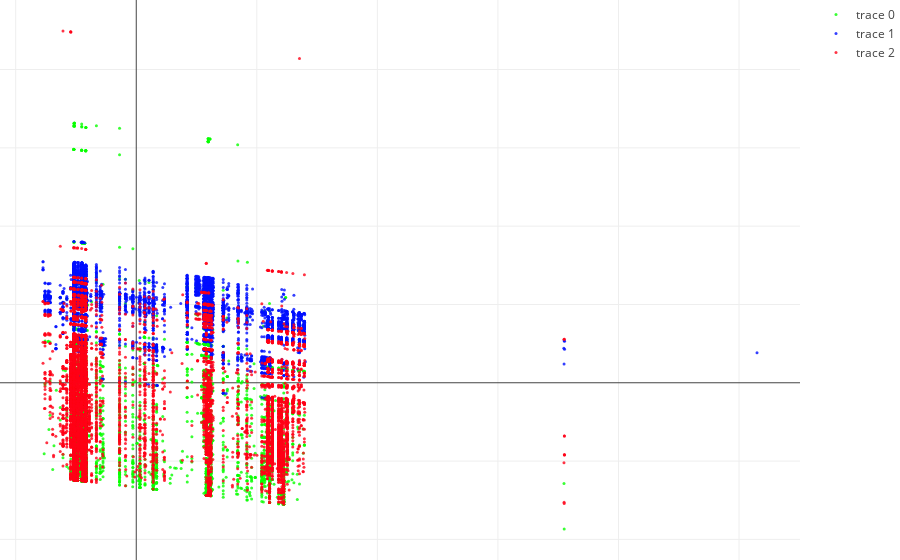

Notebook code cell kept with this figure:
### Code cell
drawFrame(data, Y_sklearn, 'saiu')

### Figure 1 — Plotly figure (JSON) as saved in the notebook; plotly's stock layout.template omitted (floating-point values rounded to 4 significant figures; data arrays with more than 128 entries replaced by an {"elided": "..."} marker saying what was removed)
{"data": [{"marker": {"color": "rgb(7,255,0)", "opacity": 0.8, "size": 3}, "mode": "markers", "type": "scatter", "uid": "041ac0a9-77ac-4a9d-805c-fe2b5ccc8321", "x": {"elided": "7370 float values"}, "y": {"elided": "7370 float values"}}, {"marker": {"color": "rgb(0,15,255)", "opacity": 0.8, "size": 3}, "mode": "markers", "type": "scatter", "uid": "73cd8800-5174-4642-85d9-ff9456510a99", "x": {"elided": "7977 float values"}, "y": {"elided": "7977 float values"}}, {"marker": {"color": "rgb(255,0,23)", "opacity": 0.8, "size": 3}, "mode": "markers", "type": "scatter", "uid": "3a8fc78d-4359-42c6-a7c3-ca1838c9b2fb", "x": {"elided": "11161 float values"}, "y": {"elided": "11161 float values"}}], "layout": {"margin": {"b": 0, "l": 0, "r": 0, "t": 0}}}
